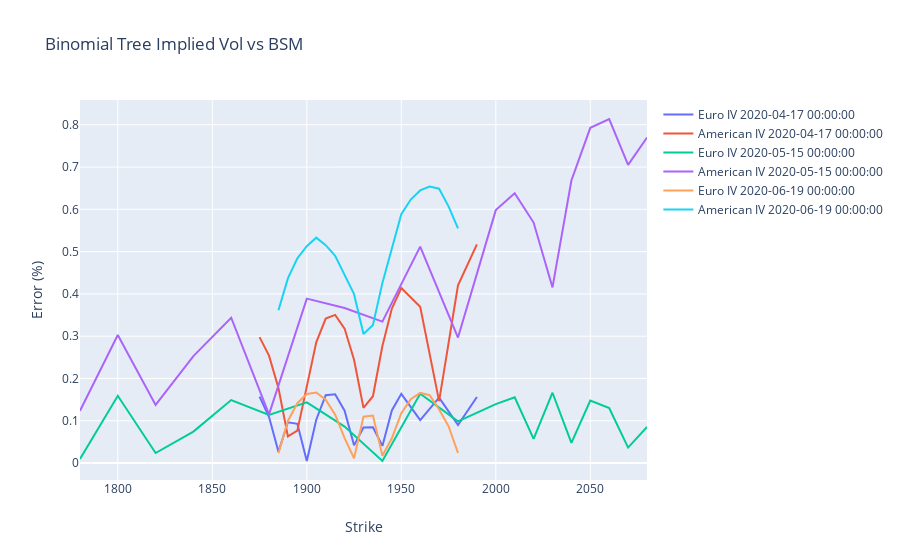

Notebook code for this chart:
### Code cell
temp = opts[(opts['Type'] == 'p') & (opts['Expiration'] == date1)]
trace0 = go.Scatter(
    x = temp['Strike'], y = abs(temp['IV'] - temp['IV_tree'])/temp['IV']*100, name = 'Euro IV {}'.format(date1)
)
trace1 = go.Scatter(
    x = temp['Strike'], y = abs(temp['IV'] - temp['IV_tree_AM'])/temp['IV']*100, name = 'American IV {}'.format(date1)
)

temp = opts[(opts['Type'] == 'p') & (opts['Expiration'] == date2)]
trace2 = go.Scatter(
    x = temp['Strike'], y = abs(temp['IV'] - temp['IV_tree'])/temp['IV']*100, name = 'Euro IV {}'.format(date2)
)
trace3 = go.Scatter(
    x = temp['Strike'], y = abs(temp['IV'] - temp['IV_tree_AM'])/temp['IV']*100, name = 'American IV {}'.format(date2)
)

temp = opts[(opts['Type'] == 'p') & (opts['Expiration'] == date3)]
trace4 = go.Scatter(
    x = temp['Strike'], y = abs(temp['IV'] - temp['IV_tree'])/temp['IV']*100, name = 'Euro IV {}'.format(date3)
)
trace5 = go.Scatter(
    x = temp['Strike'], y = abs(temp['IV'] - temp['IV_tree_AM'])/temp['IV']*100, name = 'American IV {}'.format(date3)
)
data = [trace0, trace1, trace2, trace3, trace4, trace5]
layout = go.Layout(
    title = 'Binomial Tree Implied Vol vs BSM', yaxis = dict(title = 'Error (%)'), 
        xaxis = dict(title = 'Strike'))
fig = go.Figure(data=data, layout=layout)
plotly.offline.iplot(fig)

### Figure 1 — Plotly figure (JSON) as saved in the notebook; plotly's stock layout.template omitted (floating-point values rounded to 4 significant figures)
{"data": [{"name": "Euro IV 2020-04-17 00:00:00", "type": "scatter", "x": [1875, 1880, 1885, 1890, 1895, 1900, 1905, 1910, 1915, 1920, 1925, 1930, 1935, 1940, 1945, 1950, 1960, 1970, 1980, 1990], "y": [0.1572, 0.1092, 0.02653, 0.09631, 0.09263, 0.004797, 0.1026, 0.1605, 0.1628, 0.1237, 0.0418, 0.08385, 0.08471, 0.04054, 0.1243, 0.1636, 0.1017, 0.1546, 0.08981, 0.1561]}, {"name": "American IV 2020-04-17 00:00:00", "type": "scatter", "x": [1875, 1880, 1885, 1890, 1895, 1900, 1905, 1910, 1915, 1920, 1925, 1930, 1935, 1940, 1945, 1950, 1960, 1970, 1980, 1990], "y": [0.2978, 0.254, 0.1774, 0.06302, 0.07642, 0.1837, 0.2854, 0.3415, 0.3504, 0.318, 0.2442, 0.1304, 0.158, 0.2767, 0.3653, 0.4139, 0.3694, 0.1464, 0.4202, 0.5172]}, {"name": "Euro IV 2020-05-15 00:00:00", "type": "scatter", "x": [1780, 1800, 1820, 1840, 1860, 1880, 1900, 1920, 1940, 1960, 1980, 2000, 2010, 2020, 2030, 2040, 2050, 2060, 2070, 2080], "y": [0.009582, 0.1591, 0.02367, 0.07439, 0.1489, 0.1137, 0.1435, 0.08609, 0.004955, 0.1639, 0.0986, 0.1394, 0.1556, 0.05714, 0.1663, 0.04784, 0.1479, 0.13, 0.03658, 0.08536]}, {"name": "American IV 2020-05-15 00:00:00", "type": "scatter", "x": [1780, 1800, 1820, 1840, 1860, 1880, 1900, 1920, 1940, 1960, 1980, 2000, 2010, 2020, 2030, 2040, 2050, 2060, 2070, 2080], "y": [0.1238, 0.3028, 0.1376, 0.2528, 0.3436, 0.1151, 0.3889, 0.3666, 0.3345, 0.5117, 0.2967, 0.5982, 0.6382, 0.5687, 0.4154, 0.6682, 0.7928, 0.8137, 0.7052, 0.7697]}, {"name": "Euro IV 2020-06-19 00:00:00", "type": "scatter", "x": [1885, 1890, 1895, 1900, 1905, 1910, 1915, 1920, 1925, 1930, 1935, 1940, 1945, 1950, 1955, 1960, 1965, 1970, 1975, 1980], "y": [0.02313, 0.09949, 0.1416, 0.1632, 0.1668, 0.1499, 0.1145, 0.05904, 0.01132, 0.1097, 0.1124, 0.01735, 0.05865, 0.1178, 0.1508, 0.1659, 0.1604, 0.1266, 0.08717, 0.02379]}, {"name": "American IV 2020-06-19 00:00:00", "type": "scatter", "x": [1885, 1890, 1895, 1900, 1905, 1910, 1915, 1920, 1925, 1930, 1935, 1940, 1945, 1950, 1955, 1960, 1965, 1970, 1975, 1980], "y": [0.3614, 0.4368, 0.484, 0.5129, 0.533, 0.5153, 0.4903, 0.4443, 0.3994, 0.3054, 0.3266, 0.4261, 0.5094, 0.5885, 0.6231, 0.6448, 0.6538, 0.6488, 0.607, 0.5548]}], "layout": {"title": {"text": "Binomial Tree Implied Vol vs BSM"}, "xaxis": {"title": {"text": "Strike"}}, "yaxis": {"title": {"text": "Error (%)"}}}}
